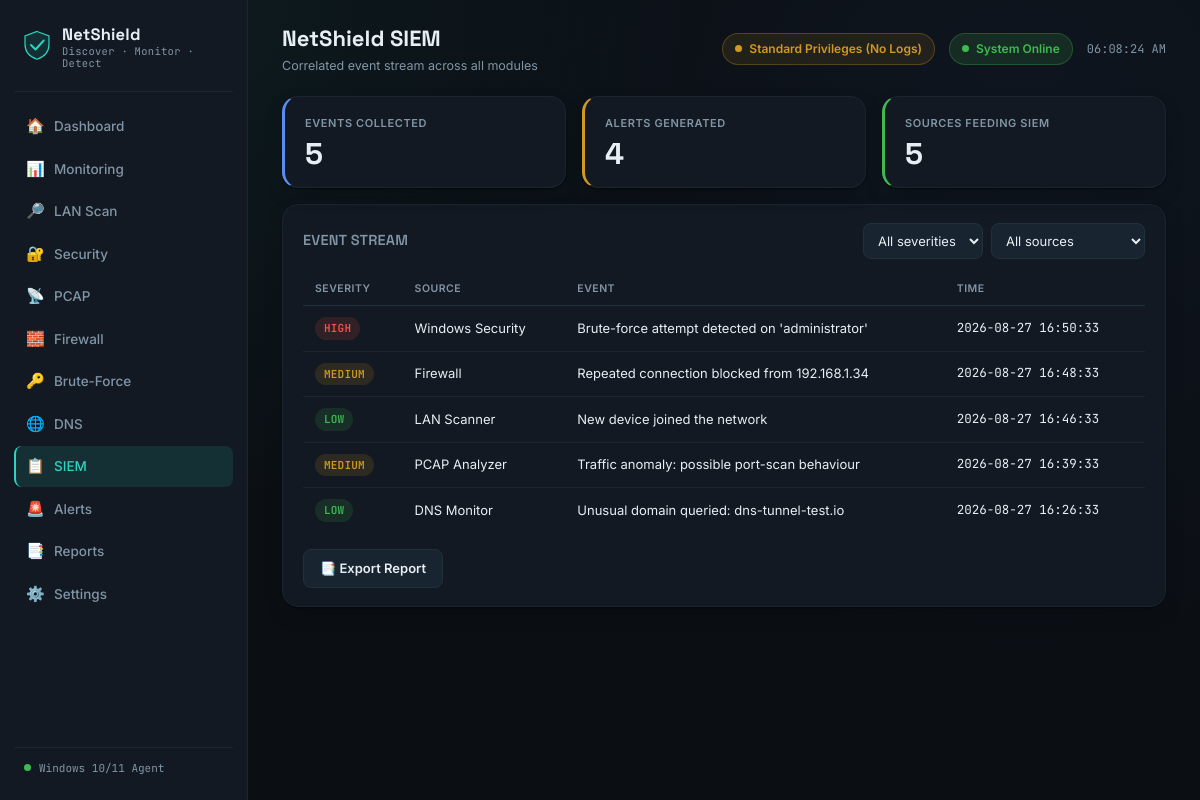
Page /siem on the committed database.
### tables this page shows
CREATE TABLE siem_events (
    id          INTEGER PRIMARY KEY AUTOINCREMENT,
    source      TEXT,
    event       TEXT,
    severity    TEXT,        -- LOW / MEDIUM / HIGH / CRITICAL
    event_time  TEXT
);

### app.py (the view)
@app.route("/siem")
def siem_page():
    severity = request.args.get("severity") or None
    source = request.args.get("source") or None
    events = siem.get_events(severity=severity, source=source)
    return render_template(
        "siem.html", active="siem", events=events,
        counts=siem.event_counts(), sources=siem.sources(),
        selected_severity=severity, selected_source=source,
    )

### app.py (called while the page is built)
def is_admin():
    try:
        return ctypes.windll.shell32.IsUserAnAdmin() != 0
    except Exception:
        return False

@app.context_processor
def inject_privileges():
    return dict(is_admin=is_admin())

### database/database.py (called while the page is built)
def get_connection():
    conn = sqlite3.connect(DB_PATH)
    conn.row_factory = sqlite3.Row
    conn.execute("PRAGMA foreign_keys = ON")
    return conn

### modules/siem/siem.py (called while the page is built)
def get_events(limit=100, severity=None, source=None):
    conn = get_connection()
    query = "SELECT * FROM siem_events WHERE 1=1"
    params = []
    if severity:
        query += " AND severity = ?"
        params.append(severity)
    if source:
        query += " AND source = ?"
        params.append(source)
    query += " ORDER BY event_time DESC LIMIT ?"
    params.append(limit)
    rows = conn.execute(query, params).fetchall()
    conn.close()
    return [dict(r) for r in rows]

def event_counts():
    conn = get_connection()
    total_events = conn.execute("SELECT COUNT(*) AS c FROM siem_events").fetchone()["c"]
    alerts_generated = conn.execute("SELECT COUNT(*) AS c FROM alerts").fetchone()["c"]
    conn.close()
    return {"events_collected": total_events, "alerts_generated": alerts_generated}

def sources():
    conn = get_connection()
    rows = conn.execute("SELECT DISTINCT source FROM siem_events ORDER BY source").fetchall()
    conn.close()
    return [r["source"] for r in rows]

### templates/siem.html (shortened to what this page needs)
{% extends "base.html" %}
{% block page_title %}NetShield SIEM{% endblock %}
{% block page_sub %}Correlated event stream across all modules{% endblock %}
{% block content %}
<div class="grid grid-3">
  <div class="card stat-card stat-info">
    <div class="stat-label">Events Collected</div>
    <div class="stat-value">{{ "{:,}".format(counts.events_collected) }}</div>
  </div>
  <div class="card stat-card stat-warn">
    <div class="stat-label">Alerts Generated</div>
    <div class="stat-value">{{ counts.alerts_generated }}</div>
  </div>
  <div class="card stat-card stat-good">
    <div class="stat-label">Sources Feeding SIEM</div>
    <div class="stat-value">{{ sources|length }}</div>
  </div>
</div>
<div class="card mt-16">
  <div class="card-header">
    <h2>Event Stream</h2>
    <form method="GET" style="display:flex; gap:8px;">
      <select name="severity" onchange="this.form.submit()">
        <option value="">All severities</option>
      </select>
      <select name="source" onchange="this.form.submit()">
        <option value="">All sources</option>
      </select>
    </form>
  </div>
  <div class="table-wrap">
    <table class="data-table">
      <thead><tr><th>Severity</th><th>Source</th><th>Event</th><th>Time</th></tr></thead>
      <tbody>
        {% for e in events %}
        <tr>
          <td>
            <span class="badge {{ 'badge-bad' if e.severity=='HIGH' else ('badge-warn' if e.severity=='MEDIUM' else ('badge-crit' if e.severity=='CRITICAL' else 'badge-good')) }}">{{ e.severity }}</span>
          </td>
          <td>{{ e.source }}</td>
          <td>{{ e.event }}</td>
          <td class="mono text-muted">{{ e.event_time }}</td>
        </tr>
        {% else %}
        <tr><td colspan="4" class="text-muted">No events match the selected filters.</td></tr>
        {% endfor %}
      </tbody>
    </table>
  </div>
  <div class="btn-row mt-16" style="margin-bottom:0;">
    <a class="btn btn-ghost" href="{{ url_for('reports_page') }}">📑 Export Report</a>
  </div>
</div>
{% endblock %}

### static/css/style.css (style rules this page uses)
:root { --bg: #0B0F14; --surface: #121922; --surface-alt: #182430; --surface-hover: #1C2A37; --border: #21303D; --border-soft: #1A252F; --text: #E7EEF4; --text-muted: #8195A6; --text-faint: #4A5A68; --accent: #2DD4BF; --accent-soft: rgba(45, 212, 191, 0.12); --accent-2: #5B8DEF; --good: #3FB950; --good-soft: rgba(63, 185, 80, 0.14); --warn: #D29922; --warn-soft: rgba(210, 153, 34, 0.14); --danger: #F85149; --danger-soft: rgba(248, 81, 73, 0.14); --critical: #B855F0; --critical-soft: rgba(184, 85, 240, 0.14); --radius-sm: 8px; --radius-md: 12px; --radius-lg: 16px; --font-display: 'Space Grotesk', sans-serif; --font-body: 'Inter', sans-serif; --font-mono: 'JetBrains Mono', monospace; --shadow-card: 0 1px 2px rgba(0,0,0,0.4), 0 8px 24px -12px rgba(0,0,0,0.5); }
* { box-sizing: border-box; }
html, body { height: 100%; }
body { margin: 0; background: var(--bg); background-image: radial-gradient(circle at 15% 0%, rgba(45,212,191,0.06), transparent 40%), radial-gradient(circle at 85% 15%, rgba(91,141,239,0.05), transparent 45%); color: var(--text); font-family: var(--font-body); font-size: 14px; line-height: 1.5; -webkit-font-smoothing: antialiased; }
a { color: inherit; text-decoration: none; }
.grid { display: grid; gap: 16px; }
.grid-3 { grid-template-columns: repeat(3, 1fr); }
.card { background: var(--surface); border: 1px solid var(--border-soft); border-radius: var(--radius-lg); padding: 18px 20px; box-shadow: var(--shadow-card); }
.card-header { display: flex; align-items: center; justify-content: space-between; margin-bottom: 14px; }
.card-header h2 { font-family: var(--font-display); font-size: 14.5px; font-weight: 600; margin: 0; letter-spacing: 0.2px; text-transform: uppercase; color: var(--text-muted); }
.stat-card { position: relative; overflow: hidden; border-left: 3px solid var(--border); }
.stat-card.stat-good { border-left-color: var(--good); }
.stat-card.stat-warn { border-left-color: var(--warn); }
.stat-card.stat-info { border-left-color: var(--accent-2); }
.stat-label { font-size: 11px; text-transform: uppercase; letter-spacing: 0.6px; color: var(--text-muted); font-weight: 600; margin-bottom: 8px; }
.stat-value { font-family: var(--font-display); font-size: 30px; font-weight: 700; line-height: 1; display: flex; align-items: baseline; gap: 8px; }
.badge { display: inline-flex; align-items: center; gap: 5px; padding: 3px 9px; border-radius: 999px; font-size: 11px; font-weight: 600; letter-spacing: 0.2px; font-family: var(--font-mono); white-space: nowrap; }
.badge-good { background: var(--good-soft); color: var(--good); }
.badge-warn { background: var(--warn-soft); color: var(--warn); }
.badge-bad { background: var(--danger-soft); color: var(--danger); }
.table-wrap { overflow-x: auto; }
table.data-table { width: 100%; border-collapse: collapse; font-size: 13px; }
.data-table th { text-align: left; font-size: 10.5px; text-transform: uppercase; letter-spacing: 0.5px; color: var(--text-muted); padding: 8px 12px; border-bottom: 1px solid var(--border); font-weight: 600; }
.data-table td { padding: 11px 12px; border-bottom: 1px solid var(--border-soft); color: var(--text); }
.data-table tr:last-child td { border-bottom: none; }
.mono { font-family: var(--font-mono); font-size: 12.5px; color: var(--text); }
.btn { display: inline-flex; align-items: center; gap: 7px; background: var(--accent); color: #06201C; border: none; padding: 9px 16px; border-radius: var(--radius-sm); font-weight: 600; font-size: 13px; cursor: pointer; transition: filter 0.15s ease, transform 0.05s ease; }
.btn-ghost { background: var(--surface-alt); color: var(--text); border: 1px solid var(--border); }
.btn-row { display: flex; gap: 10px; margin-bottom: 18px; flex-wrap: wrap; align-items: center; }
select, input[type=text], input[type=file] { background: var(--surface-alt); border: 1px solid var(--border); color: var(--text); padding: 8px 10px; border-radius: var(--radius-sm); font-family: var(--font-body); font-size: 13px; }
.text-muted { color: var(--text-muted); }
.mt-16 { margin-top: 16px; }

### rows in the picture
siem_events: severity "HIGH", source "Windows Security", event "Brute-force attempt detected on 'administrator'", event_time "2026-08-27 16:50:33"
siem_events: severity "MEDIUM", source "Firewall", event "Repeated connection blocked from 192.168.1.34", event_time "2026-08-27 16:48:33"
siem_events: severity "LOW", source "LAN Scanner", event "New device joined the network", event_time "2026-08-27 16:46:33"
siem_events: severity "MEDIUM", source "PCAP Analyzer", event "Traffic anomaly: possible port-scan behaviour", event_time "2026-08-27 16:39:33"
siem_events: severity "LOW", source "DNS Monitor", event "Unusual domain queried: dns-tunnel-test.io", event_time "2026-08-27 16:26:33"

### other values in the picture
{{ "{:,}".format(counts.events_collected) }} "5"
{{ counts.alerts_generated }} "4"
{{ sources|length }} "5"
